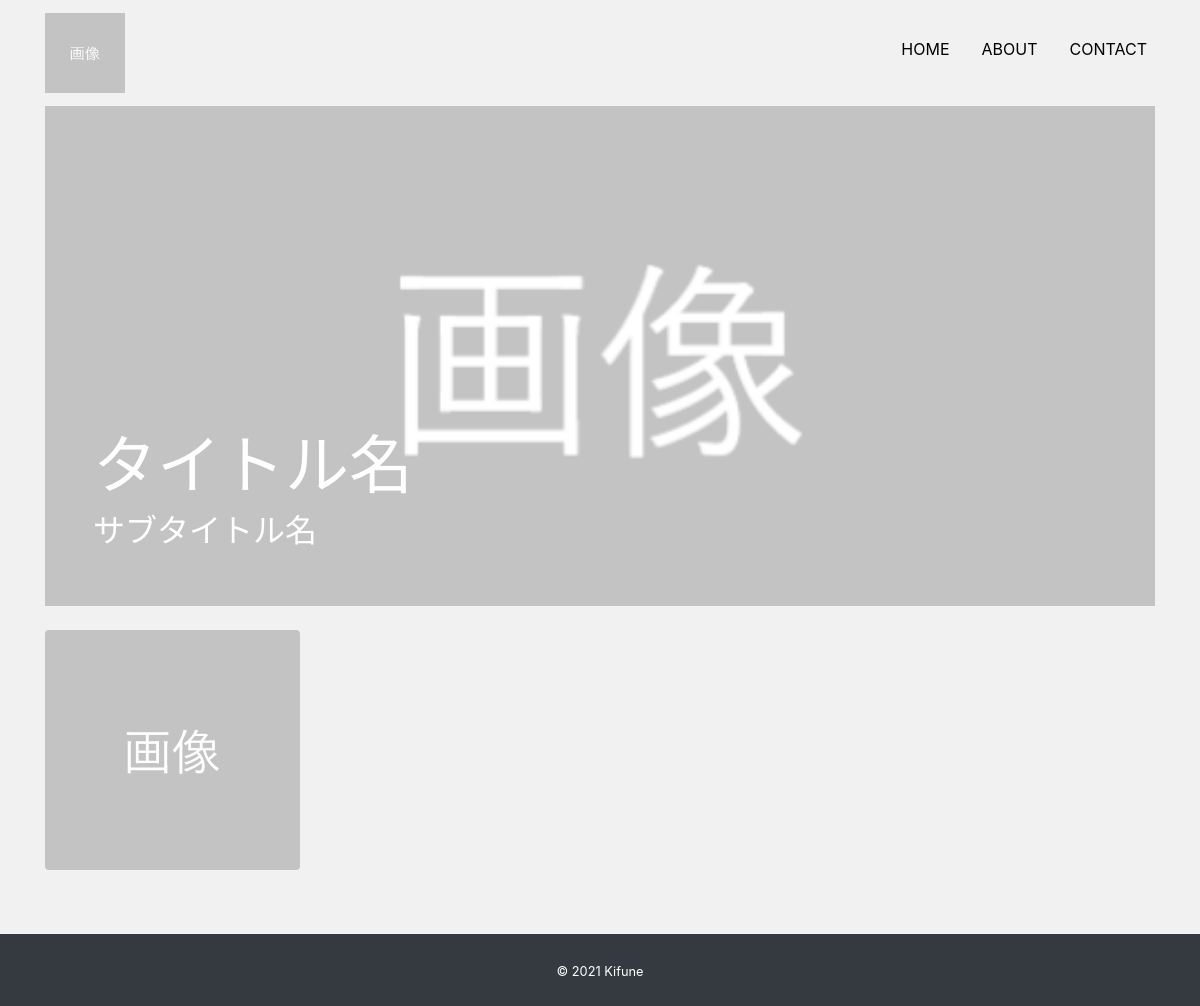
The page / on the database its author committed.
### app/models.py (models this page shows, shortened)
class Profile(models.Model):
    title = models.CharField('タイトル', max_length = 100, null = True, blank = True)
    subtitle = models.CharField('サブタイトル', max_length = 100, null = True, blank = True)
    name = models.CharField('名前', max_length = 100)
    job = models.TextField('仕事')
    introduction = models.TextField('自己紹介')
    github = models.CharField('github', max_length = 100, null = True, blank = True)
    twitter = models.CharField('twitter', max_length = 100, null = True, blank = True)
    linkedin = models.CharField('linkedin', max_length = 100, null = True, blank = True)
    facebook = models.CharField('facebook', max_length = 100, null = True, blank = True)
    instagram = models.CharField('instagram', max_length = 100, null = True, blank = True)
    topimage = models.ImageField(upload_to = 'images', verbose_name = 'トップ画像')
    subimage = models.ImageField(upload_to = 'images', verbose_name = 'サブ画像')

class Work(models.Model):
    title = models.CharField('タイトル', max_length = 100)
    image = models.ImageField(upload_to = 'images', verbose_name = 'イメージ画像')
    thumbnail = models.ImageField(upload_to = 'images', verbose_name = 'サムネイル', null = True, blank = True)
    skill = models.CharField('スキル', max_length = 100)
    url = models.CharField('URL', max_length = 100, null = True, blank = True)
    created = models.DateField('作成日')
    description = models.TextField('説明')

### app/views.py (the view)
# urls.py: path('', views.IndexView.as_view(), name = 'index'),
class IndexView(View):
    def get(self, request, *args, **kwargs):
        profile_data = Profile.objects.all()
        if profile_data.exists():
            profile_data = profile_data.order_by('-id')[0]
        work_data = Work.objects.order_by('-id')
        return render(request, 'app/index.html', {
            'profile_data': profile_data,
            'work_data': work_data
        })

### app/templates/app/index.html (shortened to what this page needs)
{% extends 'app/base.html' %}
{% block content %}
<div class="card top d-flex-colum justify-content-end mb-4">
    <img src = '{{ profile_data.topimage.url }}' alt = ''>
    <div class="overlay text-white p-5">
        <h1 class="title">{{ profile_data.title }}</h1>
        <h5 class="subtitle">{{ profile_data.subtitle }}</h5>
    </div>
</div>
<div class="row mb-5">
    {% for work in work_data %}
        <div class="col-6 col-md-3 mb-3">
            <div class="card work-thumbnail">
                {% if work.thumbnail %}
                    <img src="{{ work.thumbnail.url }}" alt="" class="work-img">
                {% else %}
                    <img src="{{ work.image.url }}" alt="" class="work-img">
                {% endif %}
            </div>
        </div>
    {% endfor %}
</div>
{% endblock %}

### app/static/css/style.css (style rules this page uses)
* { margin: 0; padding: 0; box-sizing: border-box; }
body { background: #F1F1F1; display: flex; flex-flow: column; min-height: 100vh; }
.top img { object-fit: cover; height: 500px; }
.overlay { position: absolute; }
.title { font-size: 4rem; }
.subtitle { font-size: 2rem; }
.work-thumbnail { overflow: hidden; position: relative; }
.work-img { object-fit: cover; height: 240px; }
.card { border: none; }

### rows shown on the page
Profile: topimage (picture), title "タイトル名", subtitle "サブタイトル名"
Work: image (picture)
